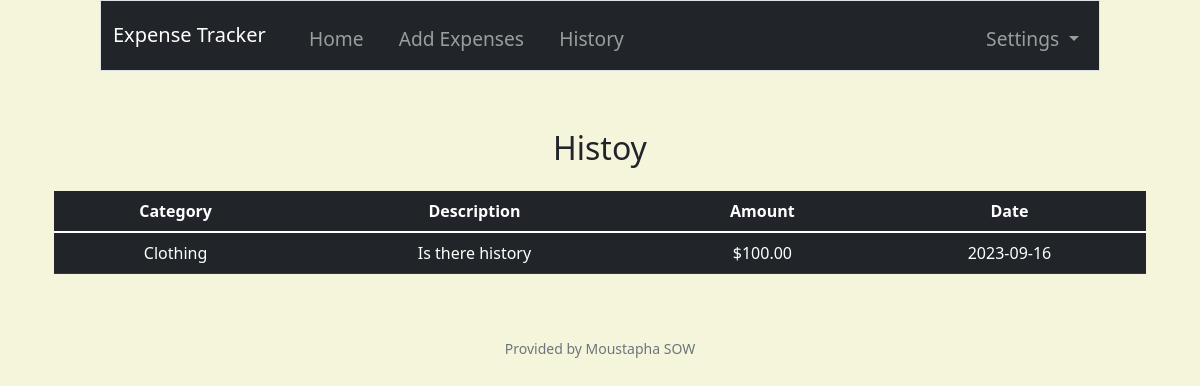
Screenshot of /history (signed in) with the database file from the repository.
### tables this page shows
CREATE TABLE history (
    expense_id INTEGER PRIMARY KEY AUTOINCREMENT,
    user_id INTEGER NOT NULL,
    category TEXT NOT NULL,
    amount REAL,
    expense_date DATE NOT NULL, description TEXT NOT NULL,
    UNIQUE (expense_id),
    FOREIGN KEY (user_id) REFERENCES users(id)
);

### app.py (the view)
@app.route("/history")
def history():
    rows = db.execute("SELECT * FROM history WHERE user_id = ?", session["user_id"])
    user = db.execute("SELECT * FROM users WHERE id = ?", session["user_id"])
    username = user[0]["username"]
    if len(rows) == 0:
        return render_template("new.html", username=username)
    return render_template("history.html", rows=rows)

### app.py (called while the page is built)
@app.after_request
def after_request(response):
    response.headers["Cache-Control"] = "no-cache, no-store, must-revalidate"
    response.headers["Expires"] = 0
    response.headers["Pragma"] = "no-cache"
    return response

### helpers.py (called while the page is built)
def usd(value):
    return f"${value:,.2f}"

### templates/history.html (shortened to what this page needs)
{% extends "layout.html" %}
{% block main %}
    <h2 class="mt-3">Histoy</h2>
    <table class="table table-dark mt-4">
        <thead>
            <tr>
                <th>Category</th>
                <th>Description</th>
                <th>Amount</th>
                <th>Date</th>
            </tr>
        </thead>
        <tbody>
            {% for row in rows %}
                <tr>
                    <td>{{ row.category }}</td>
                    <td>{{ row.description }}</td>
                    <td>{{ row.amount | usd }}</td>
                    <td>{{ row.expense_date }}</td>
                </tr>
            {% endfor %}
        </tbody>
    </table>
{% endblock %}

### static/styles.css (style rules this page uses)
body::before { display: block; content: ''; height: 65px; }
body { background-color:beige; }

### rows the page displays
history: category "Clothing", description "Is there history", amount "$100.00", expense_date "2023-09-16"
